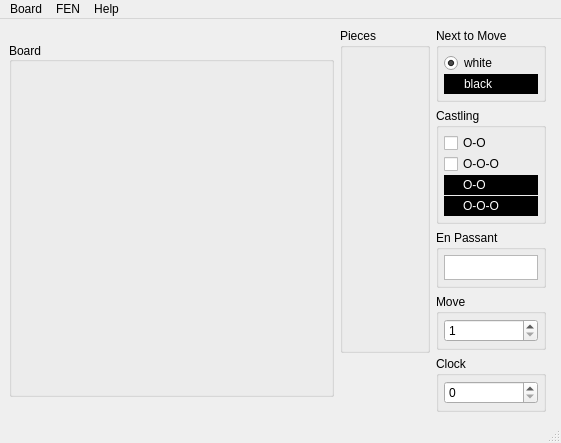
<?xml version="1.0" encoding="UTF-8"?>
<ui version="4.0">
 <class>MainWindow</class>
 <widget class="QMainWindow" name="MainWindow">
  <property name="geometry">
   <rect>
    <x>0</x>
    <y>0</y>
    <width>561</width>
    <height>429</height>
   </rect>
  </property>
  <property name="windowTitle">
   <string>FEN-Builder</string>
  </property>
  <widget class="QWidget" name="centralwidget">
   <layout class="QVBoxLayout" name="verticalLayout_6">
    <item>
     <layout class="QHBoxLayout" name="horizontalLayout_2">
      <item>
       <widget class="PlacementBoard" name="placementBoard">
        <property name="sizePolicy">
         <sizepolicy hsizetype="Fixed" vsizetype="Fixed">
          <horstretch>0</horstretch>
          <verstretch>0</verstretch>
         </sizepolicy>
        </property>
        <property name="minimumSize">
         <size>
          <width>325</width>
          <height>355</height>
         </size>
        </property>
        <property name="maximumSize">
         <size>
          <width>325</width>
          <height>355</height>
         </size>
        </property>
        <property name="title">
         <string>Board</string>
        </property>
        <property name="alignment">
         <set>Qt::AlignLeading|Qt::AlignLeft|Qt::AlignVCenter</set>
        </property>
        <layout class="QGridLayout" name="gridLayout_2">
         <property name="leftMargin">
          <number>5</number>
         </property>
         <property name="topMargin">
          <number>5</number>
         </property>
         <property name="rightMargin">
          <number>5</number>
         </property>
         <property name="bottomMargin">
          <number>5</number>
         </property>
         <property name="spacing">
          <number>0</number>
         </property>
        </layout>
       </widget>
      </item>
      <item>
       <layout class="QHBoxLayout" name="horizontalLayout">
        <property name="rightMargin">
         <number>6</number>
        </property>
        <item>
         <layout class="QVBoxLayout" name="verticalLayout_7">
          <item>
           <widget class="SelectionBox" name="selectionBox">
            <property name="sizePolicy">
             <sizepolicy hsizetype="MinimumExpanding" vsizetype="Fixed">
              <horstretch>0</horstretch>
              <verstretch>0</verstretch>
             </sizepolicy>
            </property>
            <property name="minimumSize">
             <size>
              <width>90</width>
              <height>325</height>
             </size>
            </property>
            <property name="maximumSize">
             <size>
              <width>90</width>
              <height>325</height>
             </size>
            </property>
            <property name="title">
             <string>Pieces</string>
            </property>
           </widget>
          </item>
          <item>
           <spacer name="verticalSpacer">
            <property name="orientation">
             <enum>Qt::Vertical</enum>
            </property>
            <property name="sizeHint" stdset="0">
             <size>
              <width>20</width>
              <height>40</height>
             </size>
            </property>
           </spacer>
          </item>
         </layout>
        </item>
        <item>
         <layout class="QVBoxLayout" name="verticalLayout">
          <item>
           <widget class="QGroupBox" name="nextMoveGroupBox">
            <property name="sizePolicy">
             <sizepolicy hsizetype="Expanding" vsizetype="Preferred">
              <horstretch>0</horstretch>
              <verstretch>0</verstretch>
             </sizepolicy>
            </property>
            <property name="title">
             <string>Next to Move</string>
            </property>
            <layout class="QVBoxLayout" name="verticalLayout_2">
             <property name="spacing">
              <number>1</number>
             </property>
             <property name="leftMargin">
              <number>5</number>
             </property>
             <property name="topMargin">
              <number>5</number>
             </property>
             <property name="rightMargin">
              <number>5</number>
             </property>
             <property name="bottomMargin">
              <number>5</number>
             </property>
             <item>
              <widget class="QRadioButton" name="wRadioButton">
               <property name="text">
                <string>white</string>
               </property>
               <property name="checked">
                <bool>true</bool>
               </property>
              </widget>
             </item>
             <item>
              <widget class="QRadioButton" name="bRadioButton">
               <property name="autoFillBackground">
                <bool>false</bool>
               </property>
               <property name="styleSheet">
                <string notr="true">background-color: rgb(0, 0, 0);
color: rgb(255, 255, 255);</string>
               </property>
               <property name="text">
                <string>black</string>
               </property>
              </widget>
             </item>
            </layout>
           </widget>
          </item>
          <item>
           <widget class="QGroupBox" name="castlingGroupBox">
            <property name="sizePolicy">
             <sizepolicy hsizetype="Expanding" vsizetype="Preferred">
              <horstretch>0</horstretch>
              <verstretch>0</verstretch>
             </sizepolicy>
            </property>
            <property name="minimumSize">
             <size>
              <width>0</width>
              <height>0</height>
             </size>
            </property>
            <property name="maximumSize">
             <size>
              <width>16777215</width>
              <height>16777215</height>
             </size>
            </property>
            <property name="toolTip">
             <string>castling options</string>
            </property>
            <property name="title">
             <string>Castling</string>
            </property>
            <property name="flat">
             <bool>false</bool>
            </property>
            <property name="checkable">
             <bool>false</bool>
            </property>
            <layout class="QVBoxLayout" name="castlingLayout">
             <property name="spacing">
              <number>1</number>
             </property>
             <property name="leftMargin">
              <number>5</number>
             </property>
             <property name="topMargin">
              <number>5</number>
             </property>
             <property name="rightMargin">
              <number>5</number>
             </property>
             <property name="bottomMargin">
              <number>5</number>
             </property>
             <item>
              <widget class="QCheckBox" name="wkCheckBox">
               <property name="sizePolicy">
                <sizepolicy hsizetype="Expanding" vsizetype="Fixed">
                 <horstretch>0</horstretch>
                 <verstretch>0</verstretch>
                </sizepolicy>
               </property>
               <property name="text">
                <string>O-O</string>
               </property>
              </widget>
             </item>
             <item>
              <widget class="QCheckBox" name="wqCheckBox">
               <property name="sizePolicy">
                <sizepolicy hsizetype="MinimumExpanding" vsizetype="Fixed">
                 <horstretch>0</horstretch>
                 <verstretch>0</verstretch>
                </sizepolicy>
               </property>
               <property name="text">
                <string>O-O-O</string>
               </property>
              </widget>
             </item>
             <item>
              <widget class="QCheckBox" name="bkCheckBox">
               <property name="sizePolicy">
                <sizepolicy hsizetype="MinimumExpanding" vsizetype="Fixed">
                 <horstretch>0</horstretch>
                 <verstretch>0</verstretch>
                </sizepolicy>
               </property>
               <property name="styleSheet">
                <string notr="true">background-color: rgb(0, 0, 0);
color: rgb(255, 255, 255);</string>
               </property>
               <property name="text">
                <string>O-O</string>
               </property>
              </widget>
             </item>
             <item>
              <widget class="QCheckBox" name="bqCheckBox">
               <property name="sizePolicy">
                <sizepolicy hsizetype="MinimumExpanding" vsizetype="Fixed">
                 <horstretch>0</horstretch>
                 <verstretch>0</verstretch>
                </sizepolicy>
               </property>
               <property name="styleSheet">
                <string notr="true">background-color: rgb(0, 0, 0);
color: rgb(255, 255, 255);</string>
               </property>
               <property name="text">
                <string>O-O-O</string>
               </property>
              </widget>
             </item>
            </layout>
           </widget>
          </item>
          <item>
           <widget class="QGroupBox" name="enPassentGroupBox">
            <property name="toolTip">
             <string>options to make an en passant capture</string>
            </property>
            <property name="title">
             <string>En Passant</string>
            </property>
            <layout class="QVBoxLayout" name="verticalLayout_3">
             <property name="spacing">
              <number>5</number>
             </property>
             <property name="leftMargin">
              <number>5</number>
             </property>
             <property name="topMargin">
              <number>5</number>
             </property>
             <property name="rightMargin">
              <number>5</number>
             </property>
             <property name="bottomMargin">
              <number>5</number>
             </property>
             <item>
              <widget class="QListWidget" name="enPassantListWidget">
               <property name="sizePolicy">
                <sizepolicy hsizetype="Expanding" vsizetype="Fixed">
                 <horstretch>0</horstretch>
                 <verstretch>0</verstretch>
                </sizepolicy>
               </property>
               <property name="minimumSize">
                <size>
                 <width>0</width>
                 <height>25</height>
                </size>
               </property>
               <property name="maximumSize">
                <size>
                 <width>16777215</width>
                 <height>25</height>
                </size>
               </property>
              </widget>
             </item>
            </layout>
           </widget>
          </item>
          <item>
           <widget class="QGroupBox" name="moveGroupBox">
            <property name="sizePolicy">
             <sizepolicy hsizetype="Minimum" vsizetype="Preferred">
              <horstretch>0</horstretch>
              <verstretch>0</verstretch>
             </sizepolicy>
            </property>
            <property name="toolTip">
             <string>full moves from start of game</string>
            </property>
            <property name="title">
             <string>Move</string>
            </property>
            <layout class="QVBoxLayout" name="verticalLayout_4">
             <property name="spacing">
              <number>1</number>
             </property>
             <property name="leftMargin">
              <number>5</number>
             </property>
             <property name="topMargin">
              <number>5</number>
             </property>
             <property name="rightMargin">
              <number>5</number>
             </property>
             <property name="bottomMargin">
              <number>5</number>
             </property>
             <item>
              <widget class="QSpinBox" name="moveSpinBox">
               <property name="minimum">
                <number>1</number>
               </property>
               <property name="maximum">
                <number>16777215</number>
               </property>
               <property name="value">
                <number>1</number>
               </property>
              </widget>
             </item>
            </layout>
           </widget>
          </item>
          <item>
           <widget class="QGroupBox" name="clockGroupBox">
            <property name="toolTip">
             <string>halfmoves since the last capture or pawn advance</string>
            </property>
            <property name="title">
             <string>Clock</string>
            </property>
            <layout class="QVBoxLayout" name="verticalLayout_5">
             <property name="spacing">
              <number>5</number>
             </property>
             <property name="leftMargin">
              <number>5</number>
             </property>
             <property name="topMargin">
              <number>5</number>
             </property>
             <property name="rightMargin">
              <number>5</number>
             </property>
             <property name="bottomMargin">
              <number>5</number>
             </property>
             <item>
              <widget class="QSpinBox" name="clockSpinBox">
               <property name="maximum">
                <number>16777215</number>
               </property>
               <property name="value">
                <number>0</number>
               </property>
              </widget>
             </item>
            </layout>
           </widget>
          </item>
         </layout>
        </item>
       </layout>
      </item>
     </layout>
    </item>
   </layout>
  </widget>
  <widget class="QStatusBar" name="statusbar"/>
  <widget class="QMenuBar" name="menubar">
   <property name="geometry">
    <rect>
     <x>0</x>
     <y>0</y>
     <width>561</width>
     <height>21</height>
    </rect>
   </property>
   <widget class="QMenu" name="menuFEN">
    <property name="title">
     <string>FEN</string>
    </property>
    <addaction name="actionCopy"/>
    <addaction name="actionPaste"/>
   </widget>
   <widget class="QMenu" name="menuHelp">
    <property name="title">
     <string>Help</string>
    </property>
    <addaction name="actionHelp"/>
    <addaction name="separator"/>
    <addaction name="actionAbout"/>
   </widget>
   <widget class="QMenu" name="menuEdit">
    <property name="title">
     <string>Board</string>
    </property>
    <addaction name="actionResetBoard"/>
    <addaction name="actionClearBoard"/>
    <addaction name="separator"/>
    <addaction name="actionFlipBoard"/>
   </widget>
   <addaction name="menuEdit"/>
   <addaction name="menuFEN"/>
   <addaction name="menuHelp"/>
  </widget>
  <action name="actionCopy">
   <property name="text">
    <string>Copy</string>
   </property>
   <property name="shortcut">
    <string>Ctrl+C</string>
   </property>
  </action>
  <action name="actionPaste">
   <property name="text">
    <string>Paste</string>
   </property>
   <property name="shortcut">
    <string>Ctrl+V</string>
   </property>
  </action>
  <action name="actionResetBoard">
   <property name="text">
    <string>Reset</string>
   </property>
  </action>
  <action name="actionBlack_King">
   <property name="checkable">
    <bool>true</bool>
   </property>
   <property name="text">
    <string>Black King</string>
   </property>
   <property name="shortcut">
    <string>K</string>
   </property>
  </action>
  <action name="actionNone">
   <property name="checkable">
    <bool>true</bool>
   </property>
   <property name="text">
    <string>None</string>
   </property>
   <property name="shortcut">
    <string>X</string>
   </property>
  </action>
  <action name="actionWhite_King">
   <property name="checkable">
    <bool>true</bool>
   </property>
   <property name="text">
    <string>White King</string>
   </property>
   <property name="shortcut">
    <string>Shift+K</string>
   </property>
  </action>
  <action name="actionWhite_Queen">
   <property name="checkable">
    <bool>true</bool>
   </property>
   <property name="text">
    <string>White Queen</string>
   </property>
   <property name="shortcut">
    <string>Shift+Q</string>
   </property>
  </action>
  <action name="actionBlack_Queen">
   <property name="checkable">
    <bool>true</bool>
   </property>
   <property name="text">
    <string>Black Queen</string>
   </property>
   <property name="shortcut">
    <string>Q</string>
   </property>
  </action>
  <action name="actionWhite_Rook">
   <property name="text">
    <string>White Rook</string>
   </property>
   <property name="shortcut">
    <string>Shift+R</string>
   </property>
  </action>
  <action name="actionBlack_Rook">
   <property name="text">
    <string>Black Rook</string>
   </property>
   <property name="shortcut">
    <string>R</string>
   </property>
  </action>
  <action name="actionWhite_Bishop">
   <property name="text">
    <string>White Bishop</string>
   </property>
   <property name="shortcut">
    <string>Shift+B</string>
   </property>
  </action>
  <action name="actionBlack_Bishop">
   <property name="text">
    <string>Black Bishop</string>
   </property>
   <property name="shortcut">
    <string>B</string>
   </property>
  </action>
  <action name="actionWhite_Knight">
   <property name="text">
    <string>White Knight</string>
   </property>
   <property name="shortcut">
    <string>Shift+N</string>
   </property>
  </action>
  <action name="actionBlack_Knight">
   <property name="text">
    <string>Black Knight</string>
   </property>
   <property name="shortcut">
    <string>N</string>
   </property>
  </action>
  <action name="actionWhite_Pawn">
   <property name="text">
    <string>White Pawn</string>
   </property>
   <property name="shortcut">
    <string>Shift+P</string>
   </property>
  </action>
  <action name="actionBlack_Pawn">
   <property name="text">
    <string>Black Pawn</string>
   </property>
   <property name="shortcut">
    <string>P</string>
   </property>
  </action>
  <action name="actionClearBoard">
   <property name="text">
    <string>Clear</string>
   </property>
  </action>
  <action name="actionHelp">
   <property name="text">
    <string>Help ...</string>
   </property>
  </action>
  <action name="actionAbout">
   <property name="text">
    <string>About ...</string>
   </property>
  </action>
  <action name="actionFlipBoard">
   <property name="checkable">
    <bool>true</bool>
   </property>
   <property name="text">
    <string>Flipped</string>
   </property>
   <property name="shortcut">
    <string>Ctrl+F</string>
   </property>
  </action>
 </widget>
 <customwidgets>
  <customwidget>
   <class>PlacementBoard</class>
   <extends>QGroupBox</extends>
   <header location="global">qbuildfen</header>
   <container>1</container>
  </customwidget>
  <customwidget>
   <class>SelectionBox</class>
   <extends>QGroupBox</extends>
   <header location="global">qbuildfen</header>
   <container>1</container>
  </customwidget>
 </customwidgets>
 <resources/>
 <connections/>
</ui>
